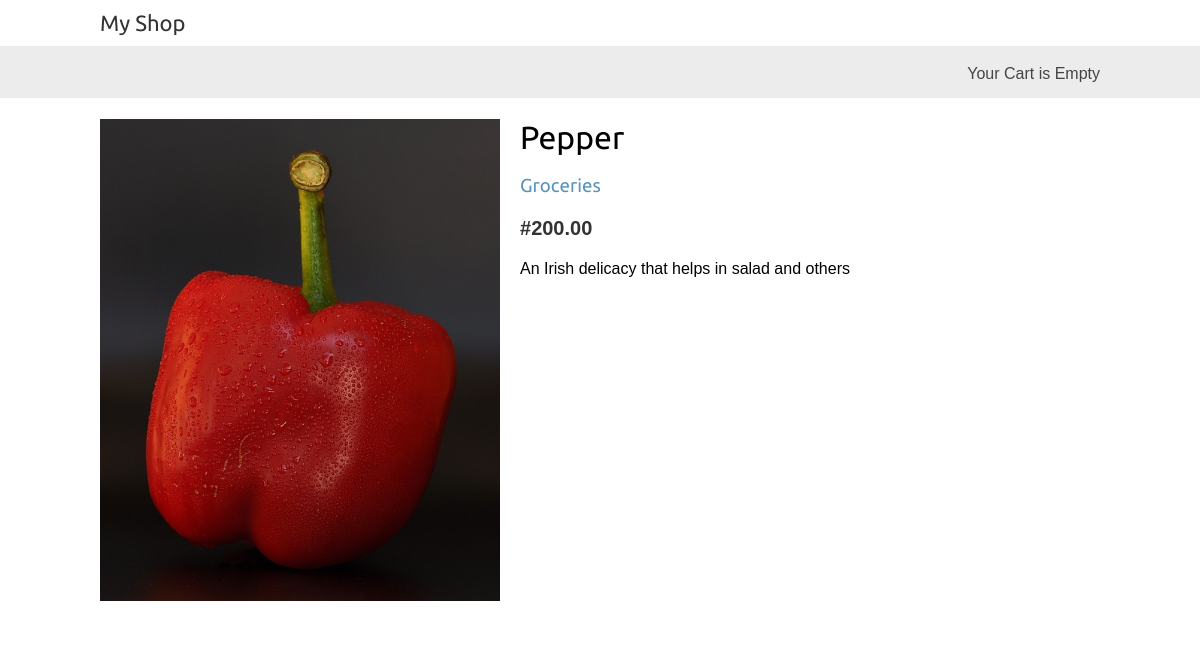
The page /1/green-pepper/ on the database its author committed.
### shop_cart/models.py (models this page shows, shortened)
class Product(models.Model):
    category = models.ForeignKey(Category,
                                related_name='products',
                                on_delete = models.CASCADE)
    name = models.CharField(max_length=200,
                            db_index=True)
    slug = models.SlugField(max_length=200,
                            db_index=True)
    image = models.ImageField(upload_to='products/%Y/%m/%d',
                             blank=False)
    description = models.TextField(blank=True)
    price = models.DecimalField(max_digits=10,decimal_places=2)
    available = models.BooleanField(default=True)
    created = models.DateTimeField(auto_now_add=True)
    updated = models.DateTimeField(auto_now=True)
    class Meta:
        ordering = ('name',)
        index_together = (('id','slug'))

class Category(models.Model):
    name =  models.CharField(max_length=200,
                            db_index=True)
    slug = models.SlugField(max_length=200,unique=True)
    def get_absolute_url(self):
        return reverse('shop_cart:product_list_by_category',
                        args=[self.slug])
    class Meta:
        ordering = ('name',)
        verbose_name = 'category'
        verbose_name_plural = 'categories'
    def __str__(self):
        return self.name

### shop_cart/views.py (the view)
# urls.py: path('<int:id>/<slug:slug>/',views.product_detail,name='product_detail'),
def product_detail(request, id, slug):
    product = get_object_or_404(Product,
                                id=id,
                                slug=slug,
                                available=True)
    return render(request,
                'product/detail.html',
                {'product':product})

### shop_cart/templates/product/detail.html (shortened to what this page needs)
{% extends "base.html" %}
{% block content %}
<div class="product-detail">
    <img src="{% if product.image %}
                {{ product.image.url }}
              {% endif %}">
    <h1>{{ product.name }}</h1>
    <h3>
        <a href="{{ product.category.get_absolute_url }}">
            {{ product.category }}
        </a>
    </h3>
    <p class="price">#{{ product.price }}</p>
    {{ product.description|linebreaks }}
</div>
{% endblock %}

### shop_cart/static/css/base.css (style rules this page uses)
body { margin:0; padding:0; font-family:helvetica, sans-serif; }
h1, h2, h3, h4, h5 , h6 { font-family: 'Ubuntu', sans-serif; font-weight:normal; }
a { text-decoration:none; color:#5993bb; }
.product-detail { text-align:justify; }
.product-detail .price { color:#333; font-size:20px; font-weight:bold; }
.product-detail img { width:40%; float:left; padding:0 20px 20px 0; }
.product-detail h1 { margin-bottom:0; }

### rows shown on the page
Product: image (picture), name "Pepper", category "Groceries", price "200.00", description "An Irish delicacy that helps in salad and others"
